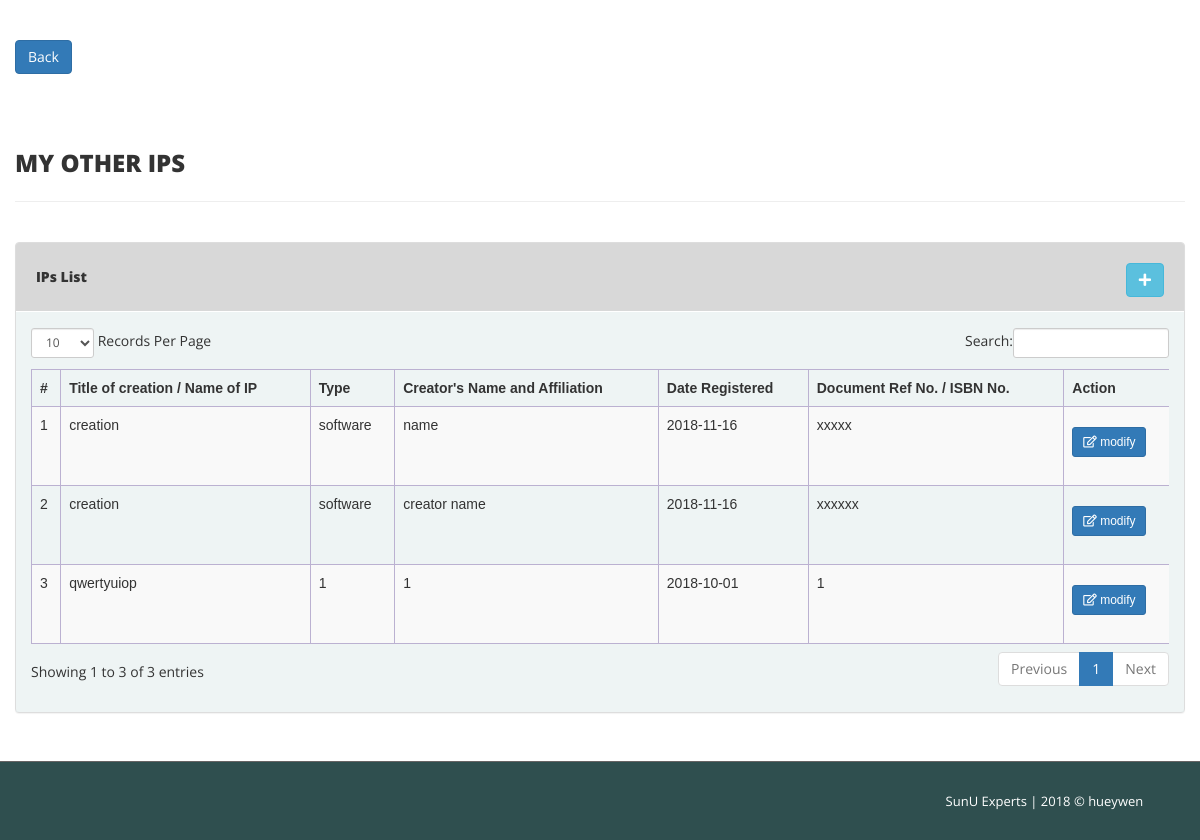
/fyp_HW/view-ips-details.php (signed in), run on the app's committed database.
### tables this page shows
CREATE TABLE `ips` (
  `id` int(11) NOT NULL,
  `nameIP` varchar(255) NOT NULL,
  `IPtype` varchar(255) NOT NULL,
  `creators` varchar(255) NOT NULL,
  `dateReg` date NOT NULL,
  `refNo` varchar(255) NOT NULL,
  `user_ID` varchar(255) NOT NULL
);

### fyp_HW/view-ips-details.php (the view, shortened to what this page needs)
<?php
include('inc/config.php');
if(strlen($_SESSION['user_ID'])==0)
{
    header('location:index.php');
}
else{
    ?>
    <!DOCTYPE html>
    <html xmlns="http://www.w3.org/1999/xhtml">
    <head>
        <link href="assets/assets/css/bootstrap.css" rel="stylesheet" />
        <link href="assets/assets/css/font-awesome.css" rel="stylesheet" />
        <link href="assets/assets/js/dataTables/dataTables.bootstrap.css" rel="stylesheet" />
        <link href="assets/assets/css/style.css" rel="stylesheet" />
        <link rel="stylesheet" href="https://use.fontawesome.com/releases/v5.5.0/css/all.css">
    </head>
    <body>
    <div class="content-wrapper">
        <div class="container-fluid">
            <a class="btn btn-primary" href="dashboard.php" role="button">Back</a> <br><br><br>
            <div class="row pad-botm">
                <div class="col-md-12">
                    <h3 class="header-line">My Other IPs</h3>
                </div>
                <div class="row">
                </div>
            </div>
            <div class="row">
                <div class="col-md-12">
                    <div class="panel panel-default">
                        <div class="panel-heading" style="padding: 20px;" >
                            IPs List
                            <a href="ips.php">
                                <button type="submit"  class="btn btn-info btn- update" style="float: right;">
                                    <i class="fa fa-plus"></i>
                                </button>
                            </a>
                        </div>
                        <div class="panel-body">
                            <div class="table-responsive">
                                <table class="table table-striped table-bordered table-hover" id="dataTables-example">
                                    <thead>
                                    <tr>
                                        <th>#</th>
                                        <th>Title of creation / Name of IP</th>
                                        <th>Type</th>
                                        <th>Creator's Name and Affiliation</th>
                                        <th>Date Registered</th>
                                        <th>Document Ref No. / ISBN No. </th>
                                        <th>Action</th>
                                    </tr>
                                    </thead>
                                    <tbody>
                                    <?php
                                    $user_ID = $_SESSION['user_ID'];
                                    $sql = "SELECT * from ips where user_ID = $user_ID order by dateReg desc;";
                                    $query = $dbh -> prepare($sql);
                                    $query->execute();
                                    $results=$query->fetchAll(PDO::FETCH_OBJ);
                                    $cnt=1;
                                    if($query->rowCount() > 0) {
                                        foreach($results as $result) {
                                            ?>
                                            <tr class="odd gradeX">
                                                <td class="center"><?php echo htmlentities($cnt);?></td>
                                                <td class="center"><?php echo htmlentities($result->nameIP);?></td>
                                                <td class="center"><?php echo htmlentities($result->IPtype);?></td>
                                                <td class="center"><?php echo htmlentities($result->creators);?></td>
                                                <td class="center"><?php echo htmlentities($result->dateReg);?></td>
                                                <td class="center"><?php echo htmlentities($result->refNo);?></td>
                                                <td class="center">
                                                    <form action="manage-ips.php"  method="get">
                                                        <button style="margin-top: 12px;" type="submit" class="btn btn-primary btn-sm update"><i class="far fa-edit"></i> modify</button>
                                                    </form>
                                                    <br/>
                                                </td>
                                            </tr>
                                            <?php $cnt=$cnt+1;}} ?>
                                    </tbody>
                                </table>
                            </div>
                        </div>
                    </div>
                </div>
            </div>
        </div>
    </div>
    <footer class="bottom">
        <section class="footer-section float-right">
            SunU Experts | 2018 &copy hueywen  &nbsp;
        </section>
    </footer>
    </body>
    </html>
<?php } ?>

### fyp_HW/assets/assets/css/style.css (style rules this page uses)
.content-wrapper { margin-top: 40px; min-height:800px; padding-bottom:90px; }
.header-line { font-weight:900; padding-bottom:25px; border-bottom:1px solid #eeeeee; text-transform:uppercase; }
.pad-botm { padding-bottom:30px; }
.footer-section { padding: 25px 50px 25px 50px; color: #000; font-size: 13px; background-color: #33333326; text-align: right; border-top: 1px solid #666464; }
.panel { background-color: #f0f0f0; }
.panel-default > .panel-heading { color: #333; font-weight: 800; background-color: #d8d8d8; border-color: #fff; }
table { font-family: 'Poppins', sans-serif; }
table.table-bordered { border:1px solid #bbb1d1; margin-top:20px; }
table.table-bordered > thead > tr > th { border:1px solid #bbb1d1; }
table.table-bordered > tbody > tr > td { border:1px solid #bbb1d1; }
.panel-body { background-color: #e6fbfc4d; }

### fyp_HW/view-ips-details.php (style rules this page uses)
.footer-section { position: fixed; left: 0; bottom: 0; width: 100%; background-color: darkslategrey; color: white; text-align: right; }

### data on the page
ips: nameIP "creation", IPtype "software", creators "name", dateReg "2018-11-16", refNo "xxxxx"
ips: nameIP "creation", IPtype "software", creators "creator name", dateReg "2018-11-16", refNo "xxxxxx"
ips: nameIP "qwertyuiop", IPtype "1", creators "1", dateReg "2018-10-01", refNo "1"
